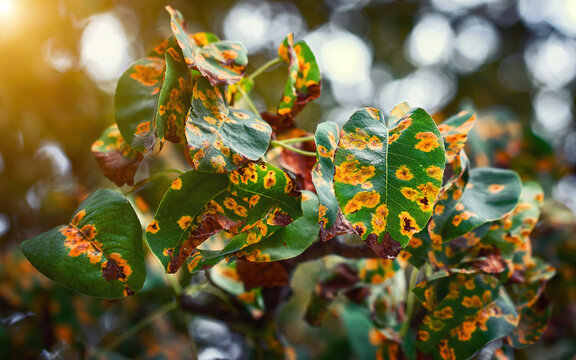
#> input picture 1-To-6-Assignments/14-Photo-Manipulation-in-Python-Project/home_page.jpeg, 576 x 360 px
$ python app.py
#> lines starting #> are read from the running program, lines starting #| are printed output that depends on the picture
from PIL import Image, ImageEnhance
import cv2
import numpy as np

def open_image(image_path):
    """ Opens an image using Pillow """
#> called with image_path = 'home_page.jpeg'
    img = Image.open(image_path)
#> img is the input picture: PIL image 576x360 RGB; mean R, G, B 112.7, 104.6, 65.1
    img.show()
    return img

def convert_grayscale(image):
    """ Converts an image to grayscale """
    grayscale_img = image.convert("L")
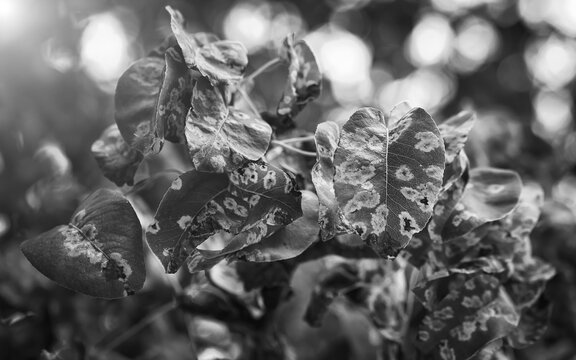
#> grayscale_img: PIL image 576x360 L; min 7, max 255, mean 102.5
    grayscale_img.show()
    return grayscale_img

def blur_image(image_path, intensity=5):
    """ Applies a blur effect to an image using OpenCV """
#> called with image_path = 'home_page.jpeg', intensity = 15
    img = cv2.imread(image_path)
#> img: shape (360, 576, 3)
    blurred = cv2.GaussianBlur(img, (intensity, intensity), 0)
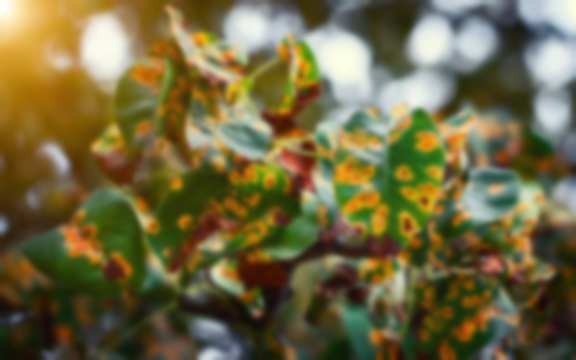
#> blurred: shape (360, 576, 3); mean B, G, R 65.1, 104.6, 112.8
    cv2.imshow("Blurred Image", blurred)
    cv2.waitKey(0)
    cv2.destroyAllWindows()

def rotate_image(image, angle):
    """ Rotates an image by a given angle """
#> called with angle = 45
    rotated = image.rotate(angle)
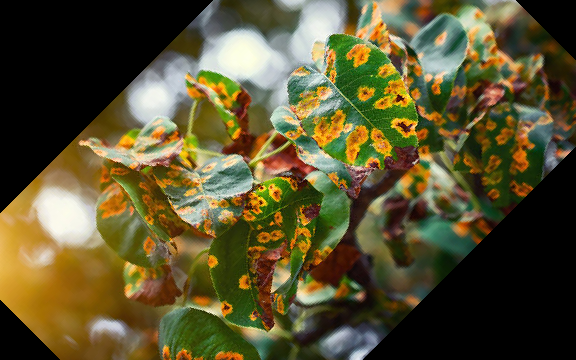
#> rotated: PIL image 576x360 RGB; mean R, G, B 90, 82.4, 47.4
    rotated.show()
    return rotated

def adjust_brightness(image, factor):
    """ Adjusts brightness (1.0 = original, >1.0 = brighter, <1.0 = darker) """
#> called with factor = 1.5
    enhancer = ImageEnhance.Brightness(image)
    brightened = enhancer.enhance(factor)
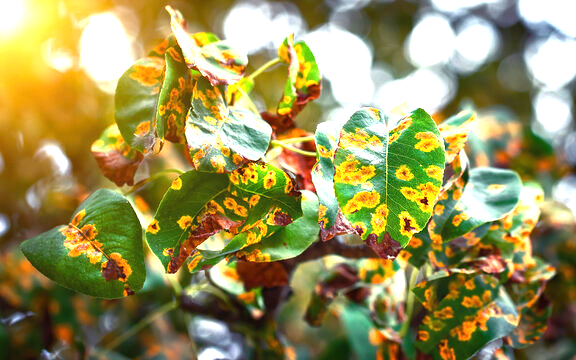
#> brightened: PIL image 576x360 RGB; mean R, G, B 154.8, 147.4, 90.7
    brightened.show()
    return brightened

if __name__ == "__main__":
    image_path = "home_page.jpeg"
    img = open_image(image_path)

    # Apply manipulations
    convert_grayscale(img)
    blur_image(image_path, intensity=15)
    rotate_image(img, 45)
    adjust_brightness(img, 1.5)
